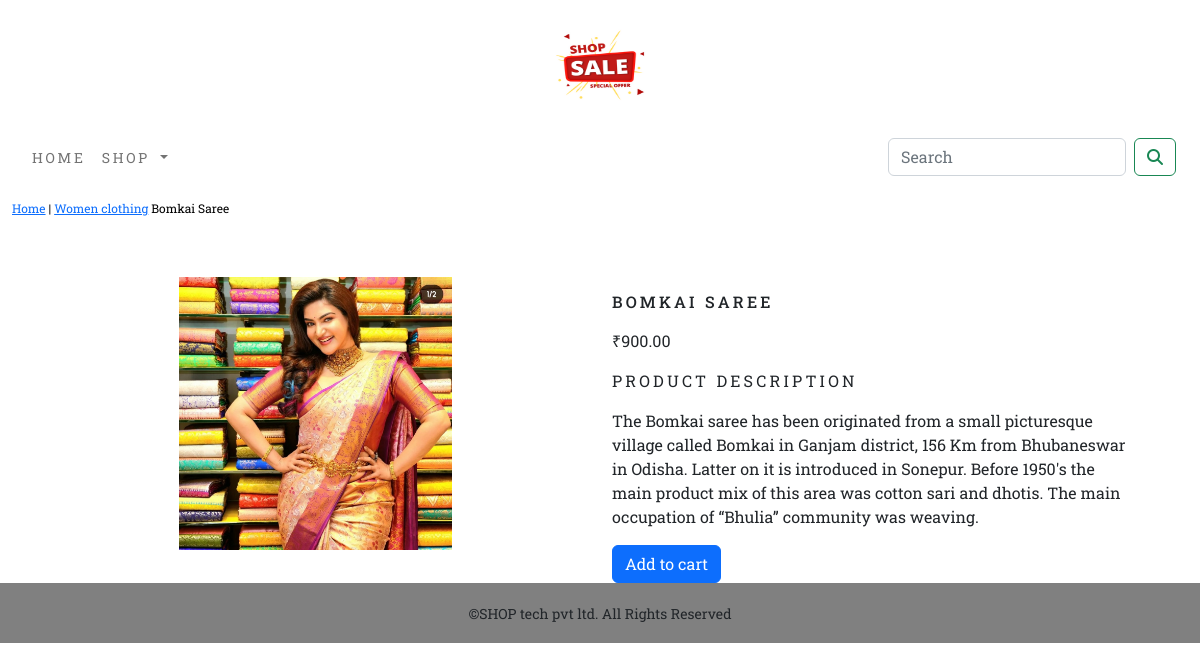
Screenshot of /shop/cotton-dress/saree6/ with the database file from the repository.
### shop/models.py (models this page shows, shortened)
class Product(models.Model):
    name=models.CharField(max_length=250,unique=True)
    slug=models.SlugField(max_length=250,unique=True)
    description=models.TextField(blank=True)
    price=models.DecimalField(max_digits=10,decimal_places=2)
    category=models.ForeignKey(Category,on_delete=models.CASCADE)
    image = models.ImageField(upload_to='product', blank=True)
    stock=models.IntegerField()
    available=models.BooleanField(default=True)
    created=models.DateTimeField(auto_now_add=True)
    updated=models.DateTimeField(auto_now=True)
    class Meta:
        ordering=('name',)
        verbose_name='product'
        verbose_name_plural='products'

class Category(models.Model):
    name=models.CharField(max_length=250,unique=True)
    slug=models.SlugField(max_length=250,unique=True)
    description=models.TextField(blank=True)
    image=models.ImageField(upload_to='category',blank=True)
    class Meta:
        ordering=('name',)
        verbose_name='category'
        verbose_name_plural='categories'
    def get_url(self):
            return reverse('shop:products_by_category', args=[self.slug])
    def __str__(self):
        return '{}'.format(self.name)

### shop/views.py (the view)
# urls.py: path('<slug:c_slug>/<slug:product_slug>/', views.proDetail, name='prodCatdetail'),
def proDetail(request,c_slug,product_slug):
    try:
        product=Product.objects.get(category__slug=c_slug,slug=product_slug)
    except Exception as e:
        raise e
    return render(request,'product.html',{'product':product})

### cart/context_processors.py (called while the page is built)
def counter(request):
    item_count=0
    if 'admin' in request.path:
        return {}
    else:
        try:
            cart=Cart.objects.filter(cart_id=_cart_id(request))
            cart_items=CartItem.objects.all().filter(cart=cart[:1])
            for cart_item in cart_items:
                item_count += cart_item.quantity
        except Cart.DoesNotExist:
            item_count=0
    return dict(item_count=item_count)

### cart/views.py (called while the page is built)
def _cart_id(request):
    cart=request.session.session_key
    if not cart:
        cart=request.session.create()
    return cart

### shop/context_processors.py (called while the page is built)
def menu_links(request):
    links=Category.objects.all()
    return dict(links=links)

### templates/product.html (shortened to what this page needs)
{% extends 'base.html' %}
{% load static %}
{% block content %}
<div class="row my_prod_row_class">
    <div class="mx_auto">
        <p><a href="{% url 'shop:allProdCat' %}">Home</a>  | <a href="{{product.category.get_url}}">{{product.category}}</a> {{product.name}}</p>
    </div>
</div>
<div class="container">
<br>
<div class="row ">
    <div class="col-12 col-sm-12 col-md-12 col-lg-6 text-center">
        <div style="min-width:18rem">
            <img class="prod_img" src="{{product.image.url}}" alt="{{product.name}}">
        </div>
    </div>
        <div class="col-12 col-sm-12 col-md-12 col-lg-6">
            <div>
            <h1 class="my_prod_title">{{product.name}}</h1>
            <p>₹{{product.price}}</p>
            <p class="my_title">Product Description</p>
            <p class="text-justify my_prod_text ">{{product.description}}</p>
            {% if product.stock <= 0 %}
            <p class="text-justify my_prod_text"><b>Out of stock</b></p>
            {% else %}
            <a class="btn btn-primary" href="{% url 'cart:add_cart' product.id %}">Add to cart</a>
            {% endif %}
        </div>
</div>
</div>
</div>
{% endblock %}

### static/css/custom.css (style rules this page uses)
body { font-family: 'Roboto Slab', serif; }
.my_title { font-size : 16px; text-transform : uppercase; letter-spacing : .2em; }
.my_prod_row_class { padding-top:15px; padding-bottom:20px; }
.my_prod_row_class .mx_auto { color:black; font-size:12px; text-decoration:none; }
.my_prod_title { font-size:16px; text-transform : uppercase; letter-spacing:.2em; padding-top:15px; padding-bottom:10px; }
.my_prod_text { padding-right:20px; }
.prod_img { display: block; margin-left: auto; margin-right: auto; width: 50%; }

### rows the page displays
Product: category "Women clothing", name "Bomkai Saree", image (picture), name "BOMKAI SAREE", price "900.00", description "The Bomkai saree has been originated from a small picturesque village called Bomkai in Ganjam district, 156 Km from Bhubaneswar in Odisha. Latter on it is introduced in Sonepur. Before 1950's the main product mix of this area was cotton sari and dhotis. The main occupation of “Bhulia” community was weaving."
